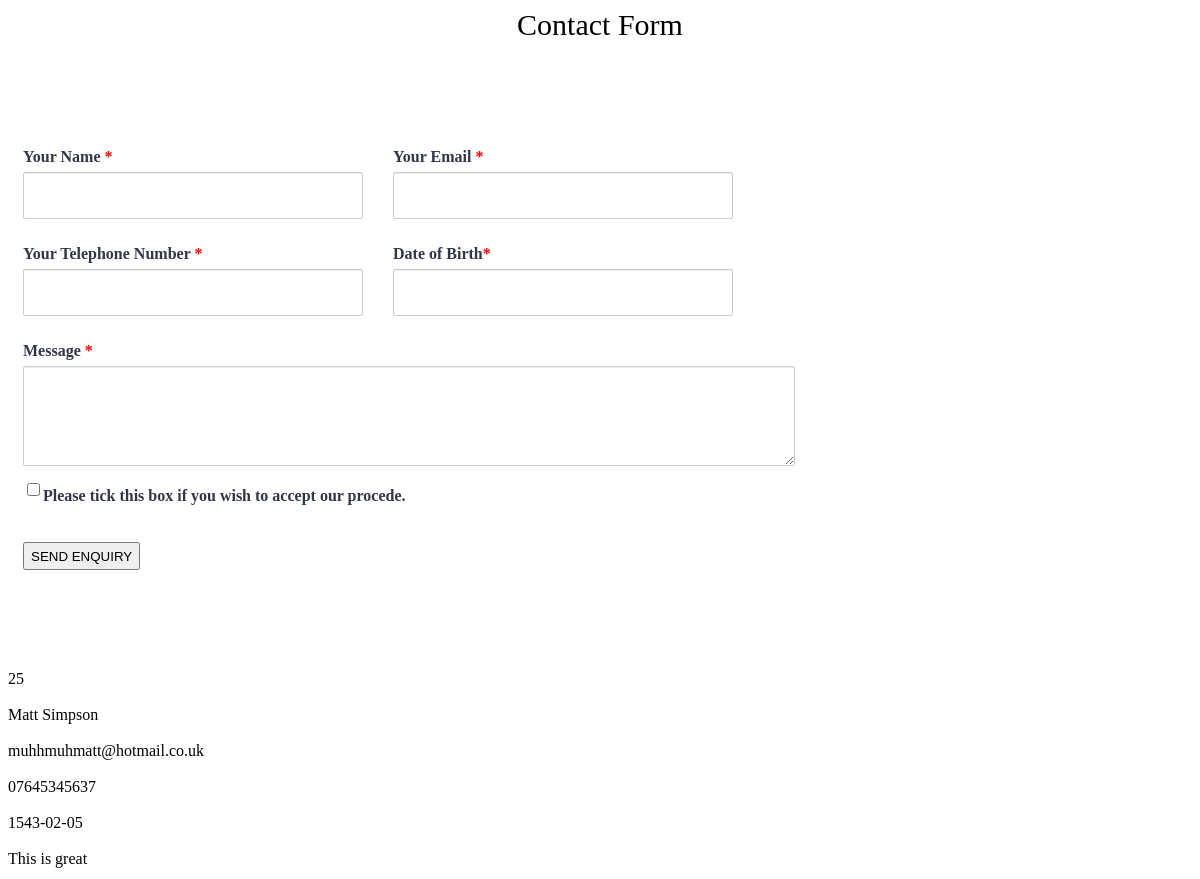
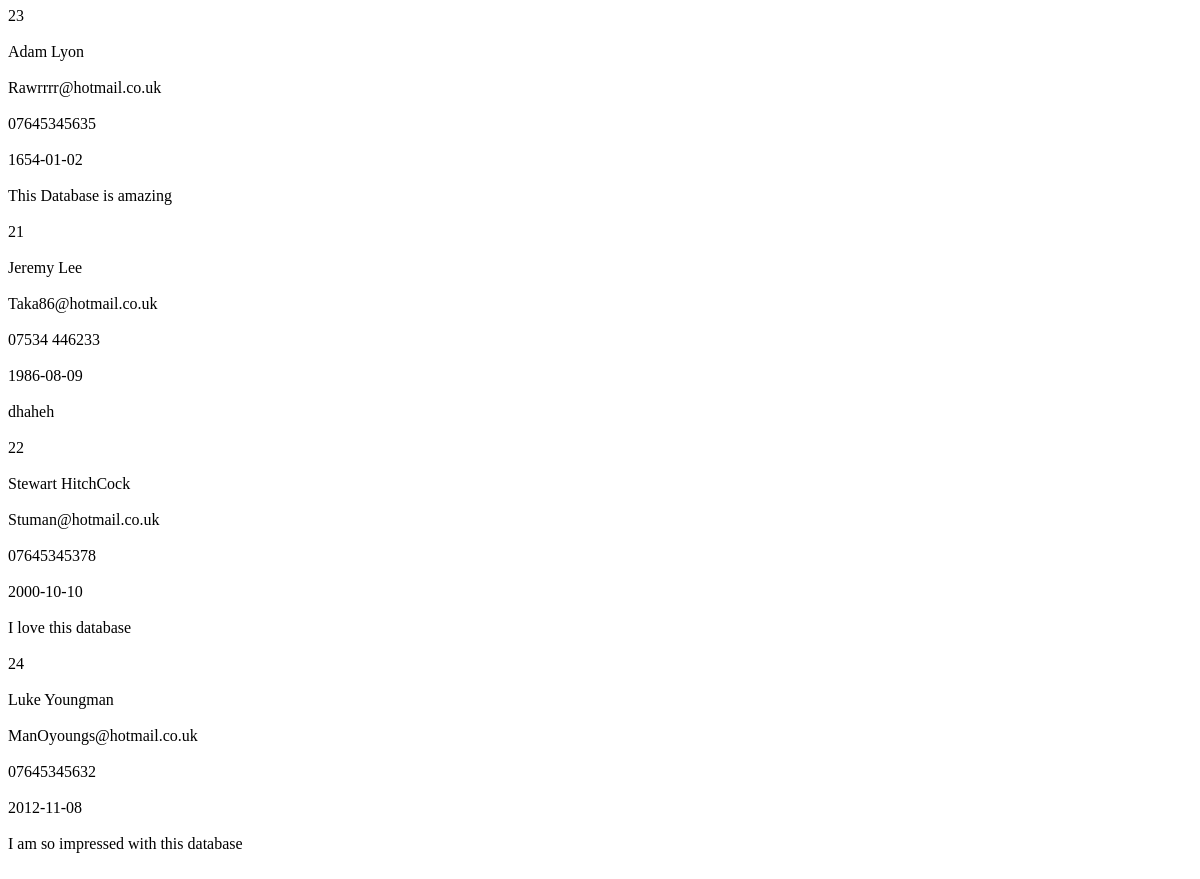
The page / on the database its author committed (2 pictures, top to bottom).
### tables this page shows
CREATE TABLE `contacts` (
  `ID` int(255) NOT NULL,
  `name` varchar(255) NOT NULL,
  `email` varchar(255) NOT NULL,
  `number` varchar(255) NOT NULL,
  `dob` date NOT NULL,
  `message` varchar(255) NOT NULL
);

### inc/contactPost.php (called while the page is built, shortened)
<?php
$nameStatus = "";
$emailStatus = "";
$numberStatus = "";
$dobStatus = "";
$messageStatus = "";

### inc/contactsDB.php (the view, shortened to what this page needs)
<?php
include(__DIR__ . '/connection.php');
$stmt = $dbh->prepare("SELECT *
                       FROM contacts
                       ORDER BY dob
                       ");
$stmt->execute();
try {
$contacts = $stmt->fetchAll();
} catch (Exception $e) {
    echo "Unable to retrieve data";
    exit;
}
foreach($contacts as $contact){
    echo "<div>" . $contact['ID'] . "</div>" . "<br>";
    echo "<div>" . $contact['name'] . "</div>" . "<br>";
    echo "<div>" . $contact['email'] . "</div>" . "<br>";
    echo "<div>" . $contact['number'] . "</div>" . "<br>";
    echo "<div>" . $contact['dob'] . "</div>" . "<br>";
    echo "<div>" . $contact['message'] . "</div>" . "<br>";
}

### index.php (shortened to what this page needs)
<?php
    include(__DIR__ . '/inc/contactPost.php');
?>
<!DOCTYPE html>
<html>
<head>
    <link rel="stylesheet" type="text/css" href="css/nmscss.css">
</head>
<body>
<div class="title">Contact Form</div>
<div class="contact-form-container">
    <div class="form-container">
        <div class="form">
            <form method="POST"  id="contact-form">
                <div class="row">
                    <div class="input-container">
                        <label class="label" for="name">Your Name </label>
                        <input class="input <?php echo $nameStatus; ?>" name="name" autocomplete="on" type="text" id="name" value="<?php if (isset($_POST["name"])) echo $_POST["name"]; ?>">
                    </div>
                    <div class="input-container">
                        <label class="label" for="email">Your Email </label>
                        <input class="input <?php echo $emailStatus; ?>" name="email" autocomplete="on" type="text" id="email" value="<?php if (isset($_POST["email"])) echo $_POST["email"]; ?>">
                    </div>
                </div>
                <div class="row">
                    <div class="input-container">
                        <label class="label" for="number">Your Telephone Number </label>
                        <input class="input <?php echo $numberStatus; ?>" name="number" autocomplete="on" type="text" id="number" value="<?php if (isset($_POST["number"])) echo $_POST["number"]; ?>">
                    </div>
                    <div class="input-container">
                        <label class="label" for="subject">Date of Birth</label>
                        <input class="input <?php echo $dobStatus; ?>" name="dob" autocomplete="on" type="text" id="dob" value="<?php if (isset($_POST["dob"])) echo $_POST["dob"]; ?>">
                    </div>
                </div>
                <div class="message-container">
                    <label class="label" for="message">Message </label>
                    <textarea class="input <?php echo $messageStatus; ?>" name="message" id="message" class="message" cols="50" rows="10"><?php if (isset($_POST["message"])) echo $_POST["message"]; ?></textarea>
                </div>
                <div class="checkbox-container">
                    <div class="checkbox">
                        <div class="check-btn">
                            <input type="checkbox" class="check" value="1" name="agreement">
                        </div>
                    </div>
                    <div class="checkbox-info">
                        <p>Please tick this box if you wish to accept our procede.</p>
                    </div>
                </div>
                <div class="submit-btn-container">
                    <button type="submit" id="submit" class="btn submit-btn" name="submit">SEND ENQUIRY</button>
                </div>
            </form>
        </div>
    </div>
</div>
<div class="contacts">
    <div class="contacts-container">
        <?php
        include(__DIR__ . '/inc/contactsDB.php');
        ?>
    </div>
</div>
</body>
</html>

### css/nmscss.css (style rules this page uses)
.label { font-weight:600;color:#333645;line-height:30px;font-size:16px }
form .label:after { content:"*";color:red }
.checkbox-info p { margin:0;line-height:32px;cursor:pointer;font-weight:600;color:#333645;font-size:16px }
.input { background-color:#fff;background-image:none;border-color:#ccc;border:1px solid #ccc;border-radius:2px;box-shadow:inset 0 1px 1px rgba(0,0,0,0.075);transition:border-color .15s ease-in-out,box-shadow .15s ease-in-out }
.contact-form-container { display:block;flex-direction:row;margin:100px auto }
.contact-form-container .form-container { width:95%;padding:0 15px }
.input-container { width:100%;margin-bottom:10px }
.input-container .input { width:100%;height:35px;padding:5px 0 }
.message-container { width:100% }
.message-container .input { width:100%;height:88px;padding:5px 0 }
.checkbox-container { display:flex;flex-direction:row;margin-top:10px }
.submit-btn-container { display:flex;flex-direction:row;margin-top:30px }
.contact-form-container { display:flex;width:1200px }
.contact-form-container .form-container { width:770px }
.row { display:flex;flex-direction:row;margin-bottom:10px }
.row .input-container { width:370px }
.row .input-container .input { width:338px }
.message-container .input { width:100% }
.title { font-size:30px;text-align:center }

### rows shown on the page
contacts: ID "25", name "Matt Simpson", email "muhhmuhmatt@hotmail.co.uk", number "07645345637", dob "1543-02-05", message "This is great"
contacts: ID "23", name "Adam Lyon", email "Rawrrrr@hotmail.co.uk", number "07645345635", dob "1654-01-02", message "This Database is amazing"
contacts: ID "21", name "Jeremy Lee", email "Taka86@hotmail.co.uk", number "07534 446233", dob "1986-08-09", message "dhaheh"
contacts: ID "22", name "Stewart HitchCock", email "Stuman@hotmail.co.uk", number "07645345378", dob "2000-10-10", message "I love this database"
contacts: ID "24", name "Luke Youngman", email "ManOyoungs@hotmail.co.uk", number "07645345632", dob "2012-11-08", message "I am so impressed with this database"
